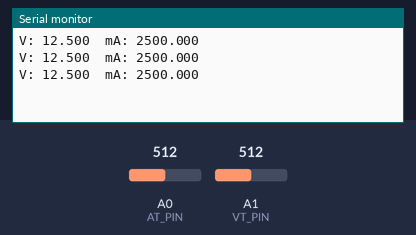
The sketch below on a simulated Arduino Uno, built with avr-gcc and run on an emulated ATmega328P. On the bench: the last lines printed to the serial monitor. Inputs (shaded band) come from the test bench; at power-on: A0 (AT_PIN) = 512, A1 (VT_PIN) = 512.

Above: at 1.3 s.
1.4 s: A0 (AT_PIN) set to 716
At 1.9 s:
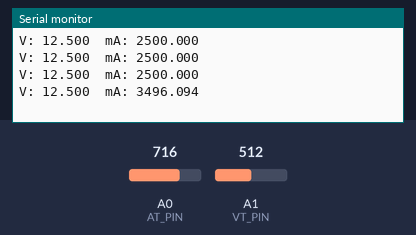
2.9 s: A1 (VT_PIN) set to 716
At 3.4 s:
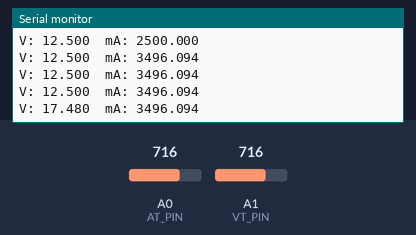
4.4 s: A0 (AT_PIN) set to 900
At 4.9 s:
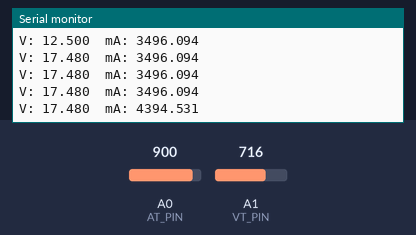
5.9 s: A1 (VT_PIN) set to 900
At 6.4 s:
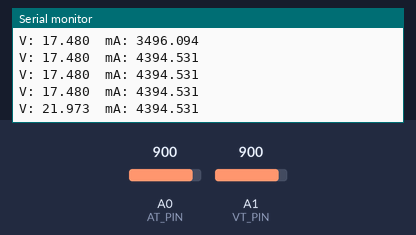
Timing chart, 0 to 8.4 s (numbered marks = the images above; inputs shaded):
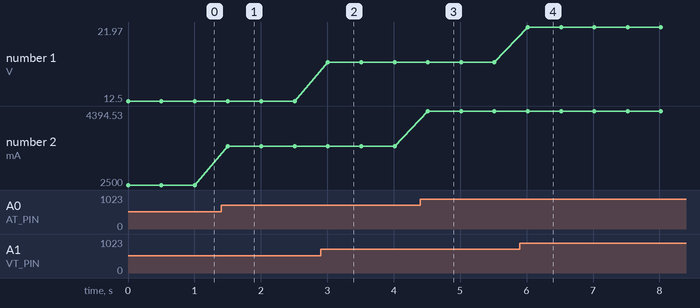

The sketch:

Lab5_MAX471.ino
```cpp
/*****************************************************************************
Jännite / virta mittauksia MAX471

Samuli Juutinen TTV23SA
Harri Hankonen TTV23SA
14.02.2024

MAX471 - Virtalähde:
Vin - 6V
GND

MAX471 - DC-moottori:
Vout - DC-Moottori
GND

MAX471 - Arduino uno:
VT - A1(arduino uno)
AT - A0(arduino uno)
GND


******************************************************************************/
// alustetaan pinnit:
#define VT_PIN A1
#define AT_PIN A0

void setup()
{
  Serial.begin(9600);

}

void loop()
{
  // Luetaan analogi pinnit:
  int vt_read = analogRead(VT_PIN);
  int at_read = analogRead(AT_PIN);

  // Lasketaan jännite:
  float voltage = vt_read * (5.0 / 1024.0) * 5.0;
  // Lasketaan virta:
  float current = (at_read * (5.0 / 1024.0))*1000;
  // Lasketaan teho:
  float watts = voltage * current;

  // Tulostetaan serial monitorille:
  Serial.print("V: ");
  Serial.print(voltage, 3);
  Serial.print("\tmA: ");
  Serial.print(current,3);
 // Serial.print("\tWatts: ");
 // Serial.println(watts,3);
  Serial.println();

  delay(500);

}
```

Measured:
- after the input at 1.4 s, the serial monitor: prints a new line after 0.10 s (image 1)
- after the input at 2.9 s, the serial monitor: prints a new line after 0.11 s (image 2)
- after the input at 4.4 s, the serial monitor: prints a new line after 0.11 s (image 3)
- after the input at 5.9 s, the serial monitor: prints a new line after 0.12 s (image 4)
- plotted number 1: 12.5 → 17.48 after the input at 2.9 s, 17.48 → 21.97 after the input at 5.9 s
- plotted number 2: 2500 → 3496.09 after the input at 1.4 s, 3496.09 → 4394.53 after the input at 4.4 s
